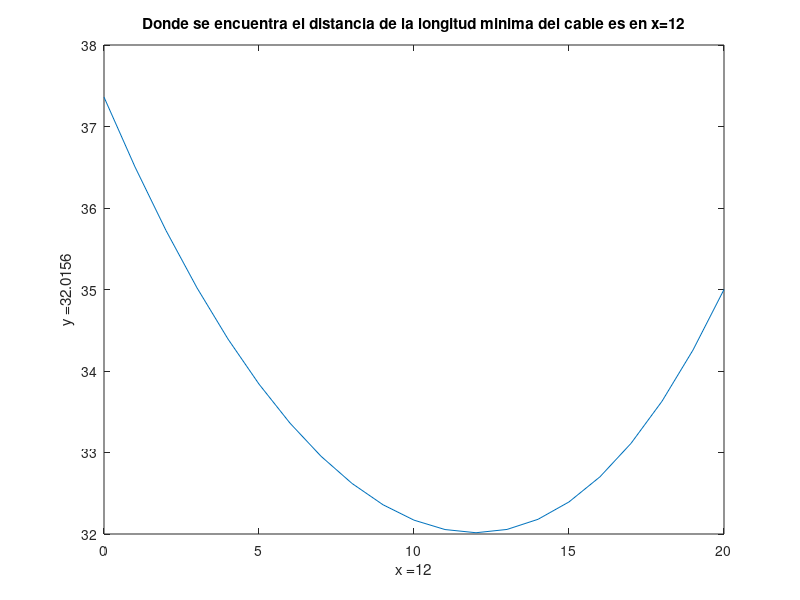

The MATLAB script that drew this image: (Note: this script raises an error after producing the figure.)
%Script octave
%Title                            :Definicion y Resolucion de variables,funciones, dominio y rango
%Description                      :Script para dar solucion al problema de los dos postes
%Authors                          :Lorena García García, Debora Alejandra García Cruz y Sandy Judith Hernández Carlos
%Date                             :14/10/2021
%Carrer                           :Ingenieria en Sistemas Computacionales (ISC)
%Version                          :1
%Group                            :3101
%Usage                            :octave/phat/lospostes
%Notes                            :Se requiere de la aplicacion de Octave para poder dar solucion al problema relacionado con la optimizacion
%                                 https:/octaveintro.rradthrdees.in/en/latrest/index.html

%Limpiar variables (LV)
clear
%Calcular el minimo del cable de la punta del poste al suelo y a la punta del otro poste

%Rango de 0 a 50 en i=1
x=0:1:20;

%Obtener el valor de la funcion (OVF)
c=@(x) (sqrt((x.^2)+225))+(sqrt((x.^2)-(40*x)+500));

%Funcion para poder graficar (FG)
y= (sqrt((x.^2)+225)+(sqrt((x.^2)-(40*x)+500)));

%Funcion para poder determinar el valor minimo (FVM)
vm = fminbnd (c,0,20);

%Dibujar la funcion de x,y
plot (x,y);

%Titulo de la grafica final (TGF)
title (['Donde se encuentra el distancia de la longitud minima del cable es en x=' num2str(vm)]);

%Etiqueta para lo que es el eje de x (EEX)
xlabel(['x =' num2str(vm)]);

%Etiqueta para lo que es el eje de y (EEY)
ylabel(['y ='  num2str(c(vm))]);

%Salidas (S)
%Resultado final (RF);
disp (' Lo que se debe calcular es la longitud mínima de un cable desde la punta de un poste al suelo y la punta del otro poste: ');
disp ( ' ' );
disp ([' Nuestra longitud minima del cable es:', num2str ( c (vm))]);
%Concluir la codificacion del problema (PFP)
